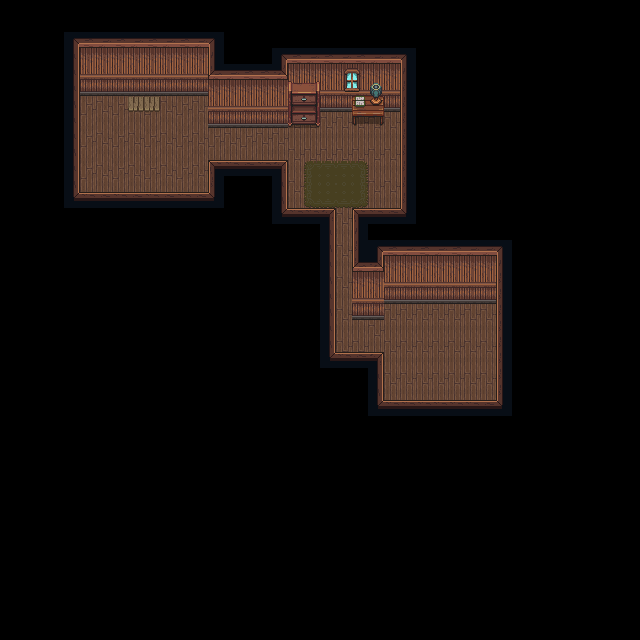

A 2D game scene composited from a Tiled map and its tileset images. What follows is a short description and the map's XML, with each tile layer's data collapsed to a summary:
An orthogonal 40x40 tile map with 16x16 px tiles, 3 tile layers (Rutelag 1, Rutelag 2, Rutelag 3) and 18 objects.

<map version="1.5" tiledversion="1.7.2" orientation="orthogonal" renderorder="right-down" width="40" height="40" tilewidth="16" tileheight="16" infinite="0" nextlayerid="5" nextobjectid="39">
 <tileset firstgid="1" source="CRAFTLAND.tsx" />
 <layer id="1" name="Rutelag 1" width="40" height="40">
  <data>[1600 cells, 356 non-empty, 35 distinct tile ids]</data>
 </layer>
 <objectgroup id="2" name="Collision">
  <object id="1" x="64" y="192" width="160" height="16" />
  <object id="2" x="64" y="32" width="16" height="160" />
  <object id="3" x="80" y="32" width="144" height="16" />
  <object id="4" x="208" y="48" width="16" height="48" />
  <object id="9" x="80" y="48" width="128" height="48" />
  <object id="11" x="288" y="64" width="112" height="48" />
  <object id="12" x="208" y="160" width="80" height="32" />
  <object id="14" x="272" y="192" width="16" height="16" />
  <object id="15" x="400" y="64" width="16" height="144" />
  <object id="19" x="208" y="96" width="80" height="32" />
  <object id="24" x="272" y="208" width="64" height="160" />
  <object id="27" x="352" y="208" width="32" height="112" />
  <object id="28" x="384" y="208" width="128" height="96" />
  <object id="29" x="336" y="352" width="48" height="64" />
  <object id="32" x="384" y="400" width="128" height="16" />
  <object id="33" x="496" y="304" width="16" height="96" />
  <object id="35" x="288" y="112" width="32" height="16" />
  <object id="38" x="352" y="112" width="32" height="16" />
 </objectgroup>
 <layer id="3" name="Rutelag 2" width="40" height="40">
  <data>[1600 cells, 26 non-empty, 26 distinct tile ids]</data>
 </layer>
 <layer id="4" name="Rutelag 3" width="40" height="40">
  <data>[1600 cells, 5 non-empty, 4 distinct tile ids]</data>
 </layer>
</map>